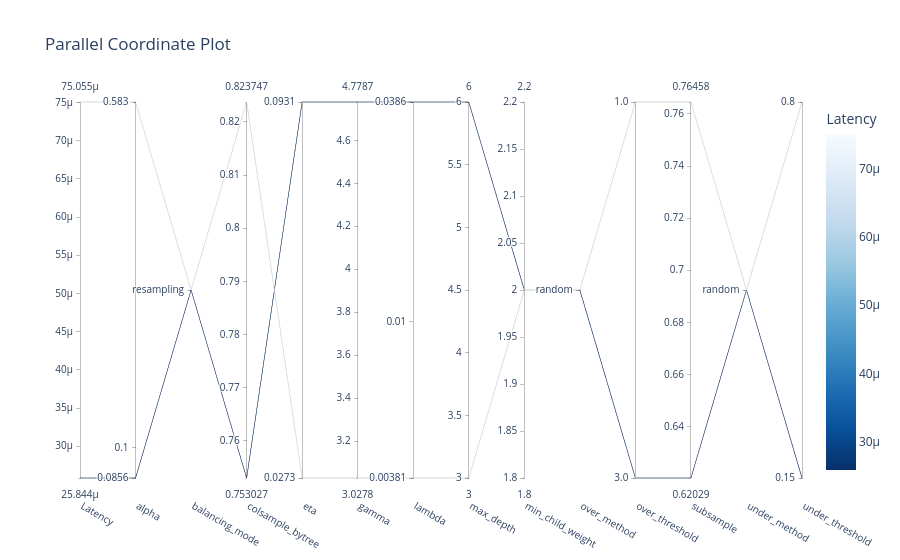

Source (notebook cell):
### Markdown cell above
## Step 7.5d: Parallel Coordinates (Best Latency)

### Code cell
fig = optuna.visualization.plot_parallel_coordinate(study, target=lambda t: t.values[0], target_name="Latency")
fig = go.Figure(fig)
fig.update_layout(width=None, height=None, autosize=True)
fig.write_html(f"{output_folder}/xgb_parallel_coordinate_best_latency.html", full_html=True)
fig.write_image(f"{output_folder}/xgb_parallel_coordinate_best_latency.pdf", width=1920, height=1080)
fig.show()

### Figure 1 — Plotly figure (JSON) as saved in the notebook; plotly's stock layout.template omitted (floating-point values rounded to 4 significant figures)
{"data": [{"dimensions": [{"label": "Latency", "range": [2.584e-05, 7.505e-05], "values": [2.584e-05, 7.505e-05]}, {"label": "alpha", "range": [-1.068, -0.2344], "ticktext": ["0.0856", "0.1", "0.583"], "tickvals": [-1.068, -1, -0.2344], "values": [-1.068, -0.2344]}, {"label": "balancing_mode", "range": [0, 0], "ticktext": ["resampling"], "tickvals": [0], "values": [0, 0]}, {"label": "colsample_bytree", "range": [0.753, 0.8237], "values": [0.753, 0.8237]}, {"label": "eta", "range": [-1.563, -1.031], "ticktext": ["0.0273", "0.0931"], "tickvals": [-1.563, -1.031], "values": [-1.031, -1.563]}, {"label": "gamma", "range": [3.028, 4.779], "values": [4.779, 3.028]}, {"label": "lambda", "range": [-2.419, -1.413], "ticktext": ["0.00381", "0.01", "0.0386"], "tickvals": [-2.419, -2, -1.413], "values": [-1.413, -2.419]}, {"label": "max_depth", "range": [3, 6], "values": [6, 3]}, {"label": "min_child_weight", "range": [2, 2], "values": [2, 2]}, {"label": "over_method", "range": [0, 0], "ticktext": ["random"], "tickvals": [0], "values": [0, 0]}, {"label": "over_threshold", "range": [0, 1], "ticktext": ["3.0", "1.0"], "tickvals": [0, 1], "values": [0, 1]}, {"label": "subsample", "range": [0.6203, 0.7646], "values": [0.6203, 0.7646]}, {"label": "under_method", "range": [0, 0], "ticktext": ["random"], "tickvals": [0], "values": [0, 0]}, {"label": "under_threshold", "range": [0, 1], "ticktext": ["0.15", "0.8"], "tickvals": [0, 1], "values": [0, 1]}], "labelangle": 30, "labelside": "bottom", "line": {"color": [2.584e-05, 7.505e-05], "colorbar": {"title": {"text": "Latency"}}, "colorscale": [[0, "rgb(247,251,255)"], [0.125, "rgb(222,235,247)"], [0.25, "rgb(198,219,239)"], [0.375, "rgb(158,202,225)"], [0.5, "rgb(107,174,214)"], [0.625, "rgb(66,146,198)"], [0.75, "rgb(33,113,181)"], [0.875, "rgb(8,81,156)"], [1, "rgb(8,48,107)"]], "reversescale": true, "showscale": true}, "type": "parcoords"}], "layout": {"autosize": true, "title": {"text": "Parallel Coordinate Plot"}}}
